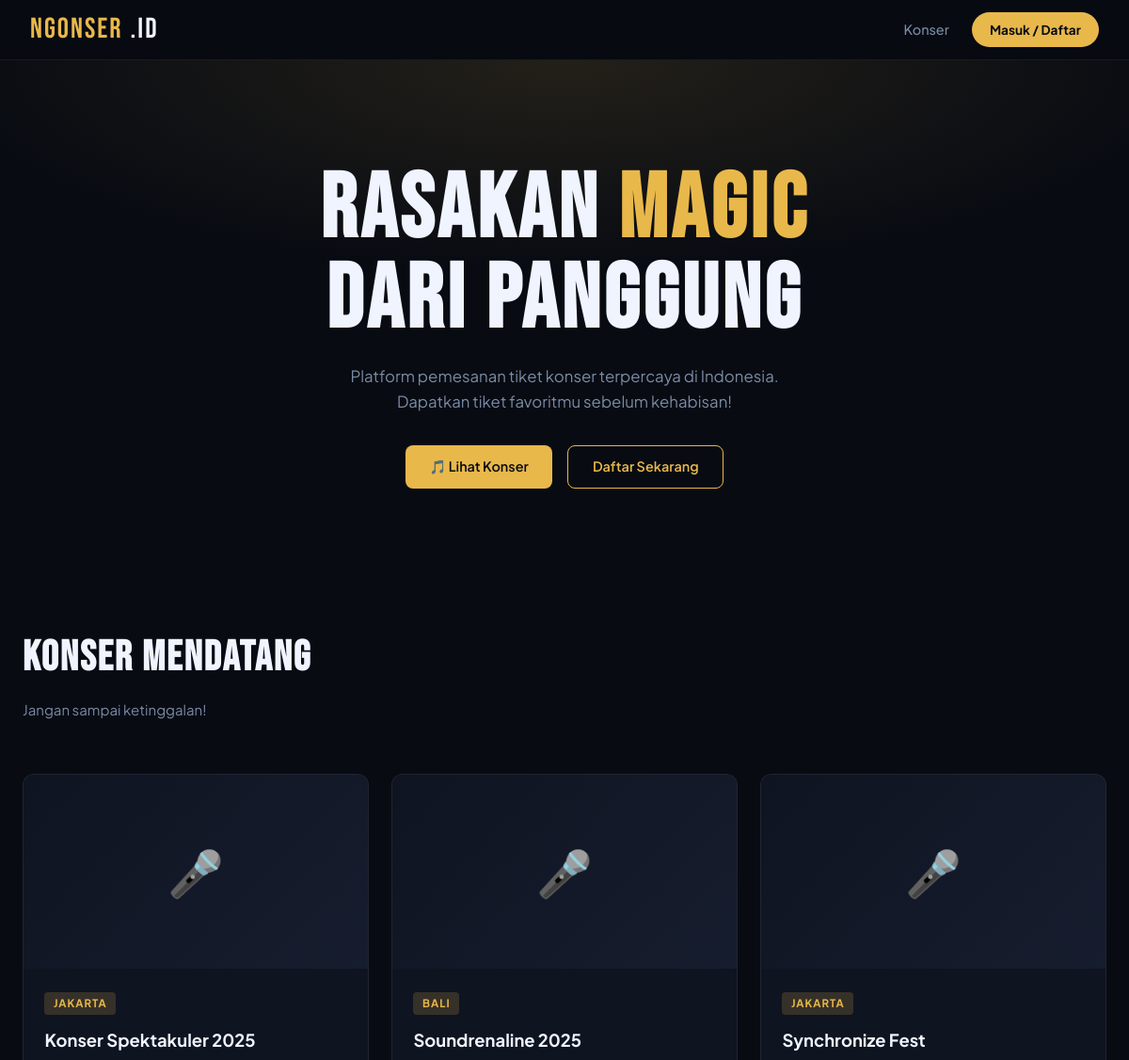
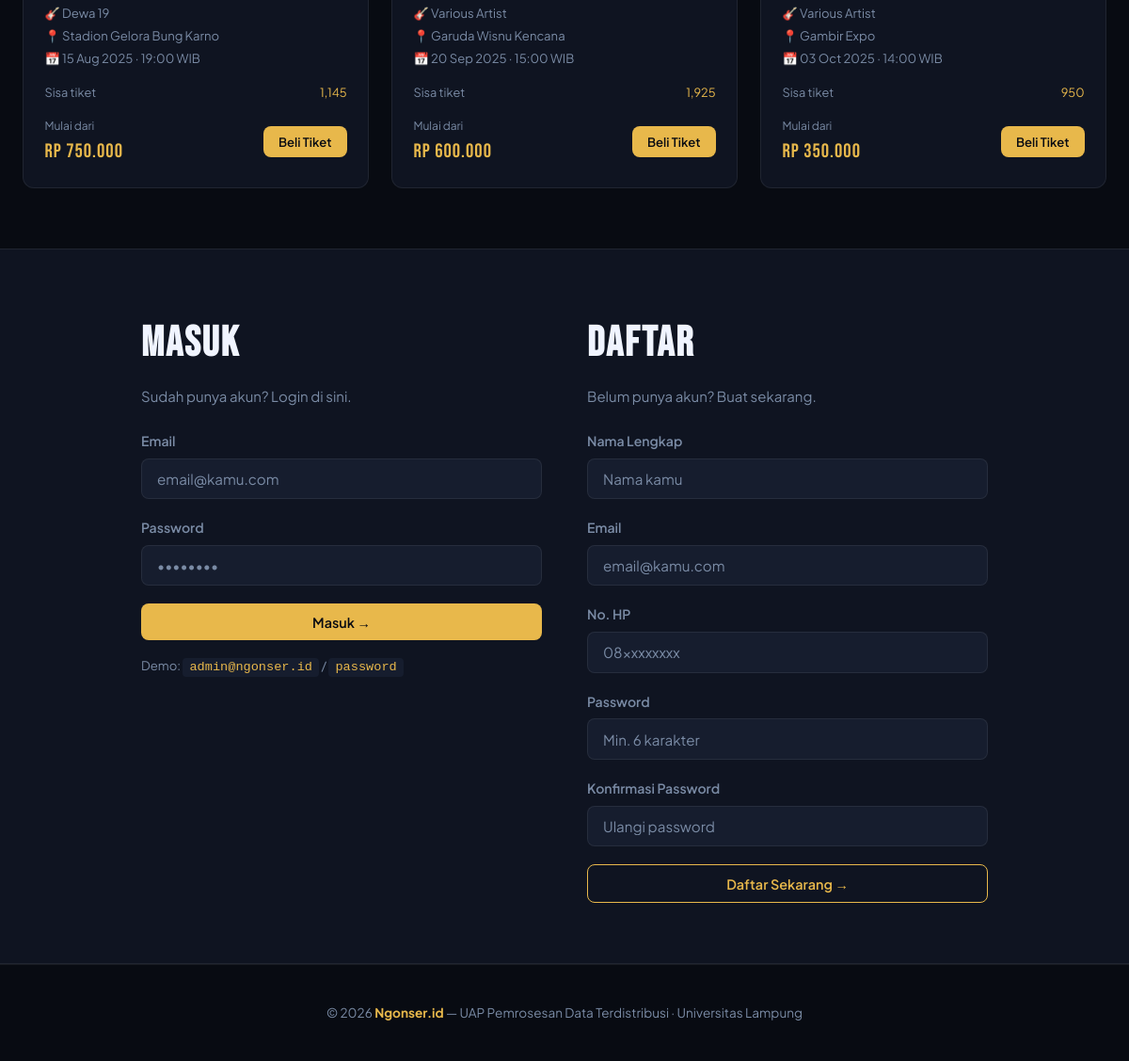
The page / on the database its author committed (2 pictures, top to bottom).
### tables this page shows
CREATE TABLE `konser` (
  `id` int NOT NULL AUTO_INCREMENT,
  `nama_konser` varchar(150) NOT NULL,
  `artis` varchar(100) NOT NULL,
  `venue` varchar(200) NOT NULL,
  `kota` varchar(100) NOT NULL,
  `tanggal_konser` date NOT NULL,
  `jam_mulai` time NOT NULL,
  `deskripsi` text,
  `poster` varchar(255) DEFAULT 'default.jpg',
  `status` enum('upcoming','ongoing','selesai','batal') DEFAULT 'upcoming',
  `created_at` datetime DEFAULT CURRENT_TIMESTAMP,
  PRIMARY KEY (`id`)
);

### config/database.php (called while the page is built, shortened)
<?php
function e(string $str): string {
    return htmlspecialchars($str, ENT_QUOTES, 'UTF-8');
}
function formatRupiah(float $angka): string {
    return 'Rp ' . number_format($angka, 0, ',', '.');
}

### index.php (the view, shortened to what this page needs)
<?php
require_once __DIR__ . '/config/database.php';
$db     = getDB();
$konser = $db->query("
    SELECT k.*, MIN(t.harga) AS harga_mulai,
           SUM(t.kuota - t.terjual) AS sisa_tiket
    FROM konser k
    LEFT JOIN tiket t ON k.id = t.konser_id
    WHERE k.status = 'upcoming'
    GROUP BY k.id ORDER BY k.tanggal_konser ASC LIMIT 6
")->fetch_all(MYSQLI_ASSOC);
?>
<!DOCTYPE html>
<html lang="id">
<head>
  <link rel="stylesheet" href="<?= APP_URL ?>/assets/css/style.css">
</head>
<body>
<nav class="navbar">
  <a class="navbar-brand" href="<?= APP_URL ?>/index.php">NGONSER<span>.ID</span></a>
  <div class="nav-links">
    <a href="#konser">Konser</a>
    <a href="#login" class="btn-nav btn">Masuk / Daftar</a>
  </div>
</nav>
<section class="hero">
  <h1>RASAKAN <em>MAGIC</em><br>DARI PANGGUNG</h1>
  <p>Platform pemesanan tiket konser terpercaya di Indonesia. Dapatkan tiket favoritmu sebelum kehabisan!</p>
  <div class="hero-actions">
    <a href="#konser" class="btn btn-primary">🎵 Lihat Konser</a>
    <a href="#login"  class="btn btn-outline">Daftar Sekarang</a>
  </div>
</section>
<section id="konser" class="section">
  <div class="container">
    <div class="d-flex justify-between align-center flex-wrap mb-2">
      <div>
        <h2 class="section-title">KONSER MENDATANG</h2>
        <p class="section-subtitle">Jangan sampai ketinggalan!</p>
      </div>
    </div>
    <div class="grid-3">
      <?php foreach ($konser as $k): ?>
      <div class="card konser-card">
        <div class="card-img" style="background:linear-gradient(135deg,#0f1421,#161d2e);display:flex;align-items:center;justify-content:center;font-size:3rem;">🎤</div>
        <div class="card-body">
          <span class="kategori-tag"><?= e($k['kota']) ?></span>
          <h3><?= e($k['nama_konser']) ?></h3>
          <div class="meta">
            <span>🎸 <?= e($k['artis']) ?></span>
            <span>📍 <?= e($k['venue']) ?></span>
            <span>📅 <?= date('d M Y', strtotime($k['tanggal_konser'])) ?> · <?= substr($k['jam_mulai'],0,5) ?> WIB</span>
          </div>
          <?php if ($k['sisa_tiket'] > 0): ?>
            <div class="mb-2">
              <div class="d-flex justify-between" style="font-size:.8rem; margin-bottom:.3rem;">
                <span class="text-muted">Sisa tiket</span>
                <span class="text-accent"><?= number_format($k['sisa_tiket']) ?></span>
              </div>
            </div>
          <?php else: ?>
            <div class="mb-2"><span class="badge badge-danger">HABIS TERJUAL</span></div>
          <?php endif; ?>
          <div class="price-row">
            <div>
              <div style="font-size:.75rem;color:var(--text-muted);">Mulai dari</div>
              <div class="price"><?= formatRupiah($k['harga_mulai'] ?? 0) ?></div>
            </div>
            <a href="#login" class="btn btn-primary btn-sm">Beli Tiket</a>
          </div>
        </div>
      </div>
      <?php endforeach; ?>
    </div>
  </div>
</section>
<section id="login" class="section" style="background:var(--bg-card);border-top:1px solid var(--border);border-bottom:1px solid var(--border);">
  <div class="container">
    <div class="grid-2" style="max-width:900px;margin:0 auto;gap:3rem;">
      <div>
        <h2 class="section-title">MASUK</h2>
        <p class="section-subtitle mb-3">Sudah punya akun? Login di sini.</p>
        <form method="POST" action="<?= APP_URL ?>/index.php">
          <div class="form-group">
            <label class="form-label">Email</label>
            <input type="email" name="email" class="form-control" placeholder="email@kamu.com" required>
          </div>
          <div class="form-group">
            <label class="form-label">Password</label>
            <input type="password" name="password" class="form-control" placeholder="••••••••" required>
          </div>
          <button type="submit" class="btn btn-primary btn-block">Masuk →</button>
        </form>
        <p class="mt-2" style="font-size:.82rem;color:var(--text-muted);">
          Demo: <code>admin@ngonser.id</code> / <code>password</code>
        </p>
      </div>
      <div>
        <h2 class="section-title">DAFTAR</h2>
        <p class="section-subtitle mb-3">Belum punya akun? Buat sekarang.</p>
        <form method="POST" action="<?= APP_URL ?>/index.php">
          <div class="form-group">
            <label class="form-label">Nama Lengkap</label>
            <input type="text" name="nama" class="form-control" placeholder="Nama kamu" required>
          </div>
          <div class="form-group">
            <label class="form-label">Email</label>
            <input type="email" name="email" class="form-control" placeholder="email@kamu.com" required>
          </div>
          <div class="form-group">
            <label class="form-label">No. HP</label>
            <input type="text" name="phone" class="form-control" placeholder="08xxxxxxxx">
          </div>
          <div class="form-group">
            <label class="form-label">Password</label>
            <input type="password" name="password" class="form-control" placeholder="Min. 6 karakter" required>
          </div>
          <div class="form-group">
            <label class="form-label">Konfirmasi Password</label>
            <input type="password" name="confirm" class="form-control" placeholder="Ulangi password" required>
          </div>
          <button type="submit" class="btn btn-outline btn-block">Daftar Sekarang →</button>
        </form>
      </div>
    </div>
  </div>
</section>
<footer>
  <p>© <?= date('Y') ?> <strong><?= APP_NAME ?></strong> — UAP Pemrosesan Data Terdistribusi · Universitas Lampung</p>
</footer>
</body>
</html>

### rows shown on the page
konser: kota "JAKARTA", nama_konser "Konser Spektakuler 2025", artis "Dewa 19", venue "Stadion Gelora Bung Karno", tanggal_konser "15 Aug 2025", jam_mulai "19:00", sisa_tiket "1,145", harga_mulai "Rp 750.000"
konser: kota "BALI", nama_konser "Soundrenaline 2025", artis "Various Artist", venue "Garuda Wisnu Kencana", tanggal_konser "20 Sep 2025", jam_mulai "15:00", sisa_tiket "1,925", harga_mulai "Rp 600.000"
konser: kota "JAKARTA", nama_konser "Synchronize Fest", artis "Various Artist", venue "Gambir Expo", tanggal_konser "03 Oct 2025", jam_mulai "14:00", sisa_tiket "950", harga_mulai "Rp 350.000"

### other values the page prints
APP_NAME "Ngonser.id"
